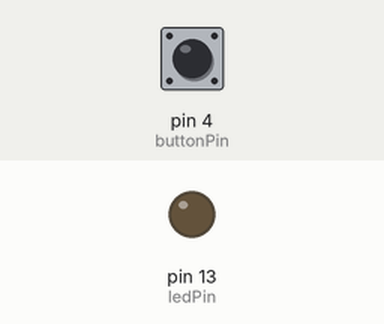
Simulated run of this sketch. Board: Arduino Uno, built with avr-gcc and run on an emulated ATmega328P. Parts: output pins drawn as LEDs (lit = HIGH). Inputs (shaded band) come from the test bench; at power-on: pin 4 (buttonPin) HIGH.

Above: at 1.2 s.
1.3 s: pin 4 (buttonPin) pulsed LOW 5 times (0.12 s each, 0.3 s apart)
At 2.3 s:
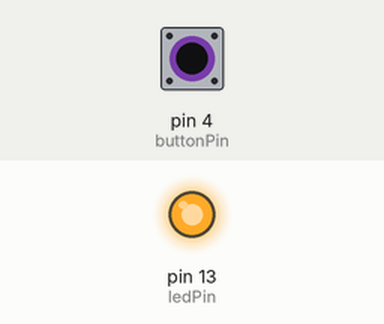
4.3 s: pin 4 (buttonPin) pulled LOW for 0.15 s
At 5.3 s:
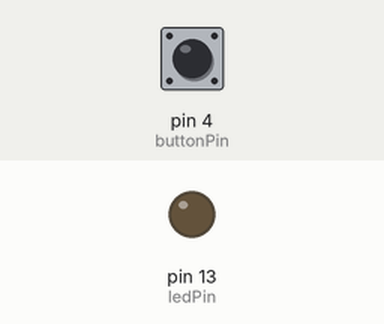
Timing chart, 0 to 7.3 s (numbered marks = the images above; inputs shaded):
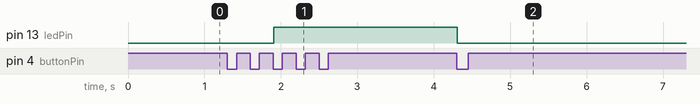

The sketch:

HelloLazySwitch.ino
```cpp
int buttonPin = 4;
int ledPin = 13; // just using for example
boolean pressed = false;
int pressedCount = 0;
boolean ledOn = false;

void setup()
{
  pinMode(ledPin, OUTPUT);
  pinMode(buttonPin, INPUT);
  digitalWrite(buttonPin, HIGH);
}

void loop()
{
  if(digitalRead(buttonPin) == LOW) {
    if (pressed == false) {
      pressedCount = pressedCount + 1;
      if (pressedCount > 2) {
        pressedCount = 0;
        ledOn = !ledOn;
      }
    }
    pressed = true;
  } else {
    pressed = false;
  }
  delay(5);
  if (ledOn) {
    digitalWrite(ledPin, HIGH);
  } else {
    digitalWrite(ledPin, LOW);
  }
}
```

Measured:
- after the input at 1.3 s, pin 13 (ledPin): LOW → HIGH after 0.61 s
- after the input at 4.3 s, pin 13 (ledPin): HIGH → LOW at once
